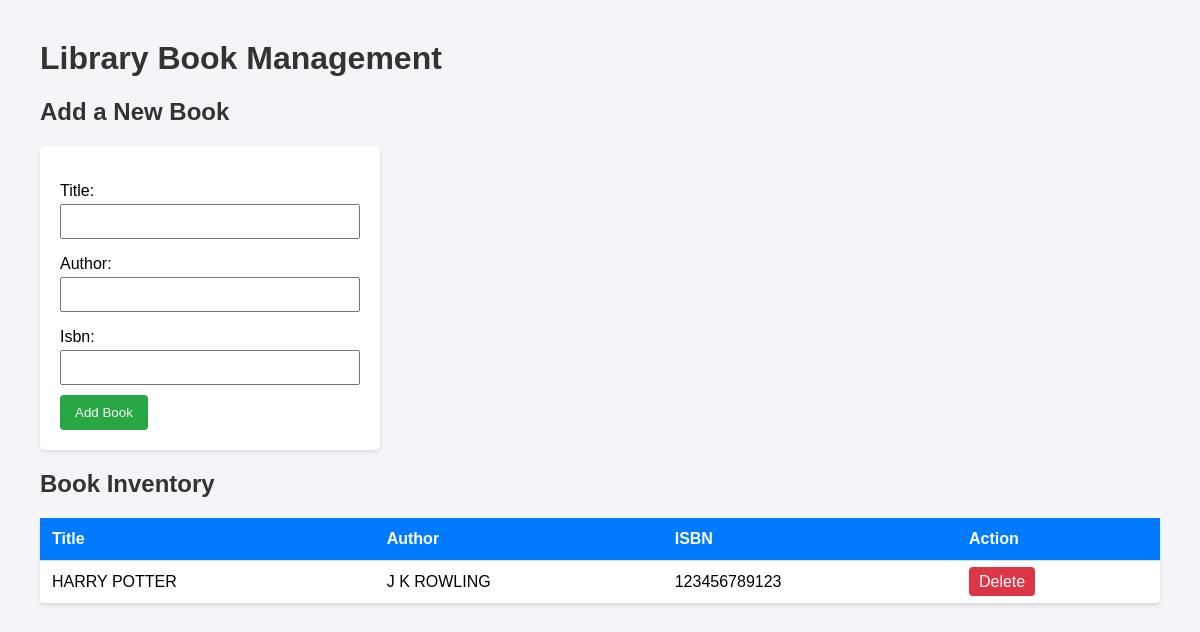
Before: / with the older database file.
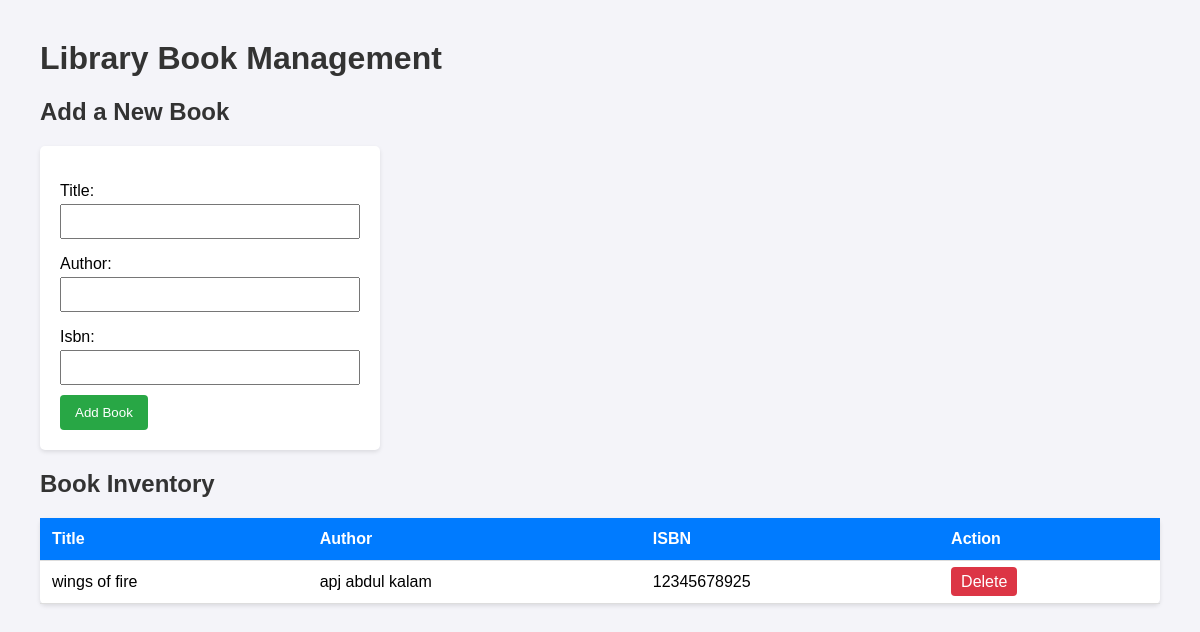
After: the same page with the newer database file.
### library/models.py (models this page shows, shortened)
class Book(models.Model):
    title = models.CharField(max_length=200)
    author = models.CharField(max_length=100)
    isbn = models.CharField(max_length=20, unique=True)

### library/views.py (the view)
# urls.py: path('', views.book_list, name='book_list'),
def book_list(view_self):
    books = Book.objects.all()
    form = BookForm()
    if view_self.method == 'POST':
        form = BookForm(view_self.POST)
        if form.is_valid():
            form.save()
            return redirect('book_list')
    return render(view_self, 'library/book_list.html', {'books': books, 'form': form})

### library/forms.py
class BookForm(forms.ModelForm):
    class Meta:
        model = Book
        fields = ['title', 'author', 'isbn']

### library/templates/library/book_list.html (shortened to what this page needs)
<!DOCTYPE html>
<html lang="en">
<head>
</head>
<body>
    <h1>Library Book Management</h1>
    <h2>Add a New Book</h2>
    <form method="POST">
        {{ form.as_p }}
        <button type="submit">Add Book</button>
    </form>
    <h2>Book Inventory</h2>
    <table>
        <tr>
            <th>Title</th>
            <th>Author</th>
            <th>ISBN</th>
            <th>Action</th>
        </tr>
        {% for book in books %}
        <tr>
            <td>{{ book.title }}</td>
            <td>{{ book.author }}</td>
            <td>{{ book.isbn }}</td>
            <td>
                <a class="delete-btn" href="{% url 'delete_book' book.id %}">Delete</a>
            </td>
        </tr>
        {% empty %}
        <tr>
            <td colspan="4">No books found in the library.</td>
        </tr>
        {% endfor %}
    </table>
</body>
</html>

### library/templates/library/book_list.html (style rules this page uses)
body { font-family: Arial, sans-serif; margin: 40px; background-color: #f4f4f9; }
h1, h2 { color: #333; }
form { background: #fff; padding: 20px; margin-bottom: 20px; border-radius: 5px; box-shadow: 0 2px 4px rgba(0,0,0,0.1); width: 300px; }
form p { margin-bottom: 10px; }
input { width: 100%; padding: 8px; margin-top: 4px; box-sizing: border-box; }
button { background: #28a745; color: white; border: none; padding: 10px 15px; cursor: pointer; border-radius: 4px; }
table { width: 100%; border-collapse: collapse; background: #fff; border-radius: 5px; box-shadow: 0 2px 4px rgba(0,0,0,0.1); }
th, td { padding: 12px; text-align: left; border-bottom: 1px solid #ddd; }
th { background-color: #007bff; color: white; }
.delete-btn { background: #dc3545; color: white; padding: 6px 10px; text-decoration: none; border-radius: 4px; }

Changed rows visible on the page:
removed Book: title "HARRY POTTER", author "J K ROWLING", isbn "123456789123"
added Book: title "wings of fire", author "apj abdul kalam", isbn "12345678925"
